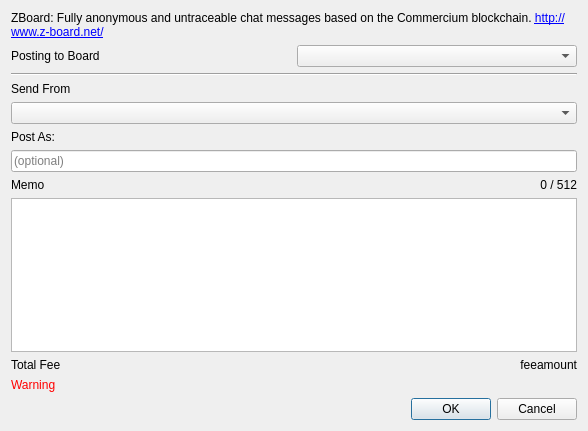
<?xml version="1.0" encoding="UTF-8"?>
<ui version="4.0">
 <class>zboard</class>
 <widget class="QDialog" name="zboard">
  <property name="geometry">
   <rect>
    <x>0</x>
    <y>0</y>
    <width>588</width>
    <height>431</height>
   </rect>
  </property>
  <property name="windowTitle">
   <string>Post to z-board.net</string>
  </property>
  <layout class="QGridLayout" name="gridLayout">
   <item row="14" column="0">
    <widget class="QLabel" name="label_4">
     <property name="text">
      <string>Total Fee</string>
     </property>
    </widget>
   </item>
   <item row="14" column="1">
    <widget class="QLabel" name="feeAmount">
     <property name="text">
      <string notr="true">feeamount</string>
     </property>
     <property name="alignment">
      <set>Qt::AlignRight|Qt::AlignTrailing|Qt::AlignVCenter</set>
     </property>
    </widget>
   </item>
   <item row="12" column="1">
    <widget class="QLabel" name="memoSize">
     <property name="text">
      <string notr="true">0 / 512</string>
     </property>
     <property name="alignment">
      <set>Qt::AlignRight|Qt::AlignTrailing|Qt::AlignVCenter</set>
     </property>
    </widget>
   </item>
   <item row="16" column="0" colspan="2">
    <widget class="QDialogButtonBox" name="buttonBox">
     <property name="orientation">
      <enum>Qt::Horizontal</enum>
     </property>
     <property name="standardButtons">
      <set>QDialogButtonBox::Cancel|QDialogButtonBox::Ok</set>
     </property>
    </widget>
   </item>
   <item row="12" column="0">
    <widget class="QLabel" name="label">
     <property name="text">
      <string>Memo</string>
     </property>
    </widget>
   </item>
   <item row="11" column="0" colspan="2">
    <widget class="QLineEdit" name="postAs">
     <property name="placeholderText">
      <string>(optional)</string>
     </property>
    </widget>
   </item>
   <item row="5" column="0">
    <widget class="QLabel" name="label_5">
     <property name="text">
      <string>Send From</string>
     </property>
    </widget>
   </item>
   <item row="10" column="0">
    <widget class="QLabel" name="label_3">
     <property name="text">
      <string>Post As:</string>
     </property>
    </widget>
   </item>
   <item row="0" column="0" colspan="2">
    <widget class="QLabel" name="label_2">
     <property name="text">
      <string>&lt;html&gt;&lt;head/&gt;&lt;body&gt;&lt;p&gt;ZBoard: Fully anonymous and untraceable chat messages based on the Commercium blockchain. &lt;a href=&quot;http://www.z-board.net/&quot;&gt;&lt;span style=&quot; text-decoration: underline; color:#0000ff;&quot;&gt;http://www.z-board.net/&lt;/span&gt;&lt;/a&gt;&lt;/p&gt;&lt;/body&gt;&lt;/html&gt;</string>
     </property>
     <property name="wordWrap">
      <bool>true</bool>
     </property>
     <property name="openExternalLinks">
      <bool>true</bool>
     </property>
    </widget>
   </item>
   <item row="13" column="0" colspan="2">
    <widget class="QPlainTextEdit" name="memoTxt"/>
   </item>
   <item row="6" column="0" colspan="2">
    <widget class="QComboBox" name="fromAddr"/>
   </item>
   <item row="15" column="0">
    <widget class="QLabel" name="testnetWarning">
     <property name="styleSheet">
      <string notr="true">color:red;</string>
     </property>
     <property name="text">
      <string>Warning</string>
     </property>
    </widget>
   </item>
   <item row="4" column="0" colspan="2">
    <widget class="Line" name="line_2">
     <property name="orientation">
      <enum>Qt::Horizontal</enum>
     </property>
    </widget>
   </item>
   <item row="1" column="1">
    <widget class="QComboBox" name="topicsList"/>
   </item>
   <item row="1" column="0">
    <widget class="QLabel" name="label_6">
     <property name="text">
      <string>Posting to Board</string>
     </property>
    </widget>
   </item>
  </layout>
 </widget>
 <tabstops>
  <tabstop>fromAddr</tabstop>
  <tabstop>postAs</tabstop>
  <tabstop>memoTxt</tabstop>
 </tabstops>
 <resources/>
 <connections>
  <connection>
   <sender>buttonBox</sender>
   <signal>accepted()</signal>
   <receiver>zboard</receiver>
   <slot>accept()</slot>
   <hints>
    <hint type="sourcelabel">
     <x>248</x>
     <y>254</y>
    </hint>
    <hint type="destinationlabel">
     <x>157</x>
     <y>274</y>
    </hint>
   </hints>
  </connection>
  <connection>
   <sender>buttonBox</sender>
   <signal>rejected()</signal>
   <receiver>zboard</receiver>
   <slot>reject()</slot>
   <hints>
    <hint type="sourcelabel">
     <x>316</x>
     <y>260</y>
    </hint>
    <hint type="destinationlabel">
     <x>286</x>
     <y>274</y>
    </hint>
   </hints>
  </connection>
 </connections>
</ui>
